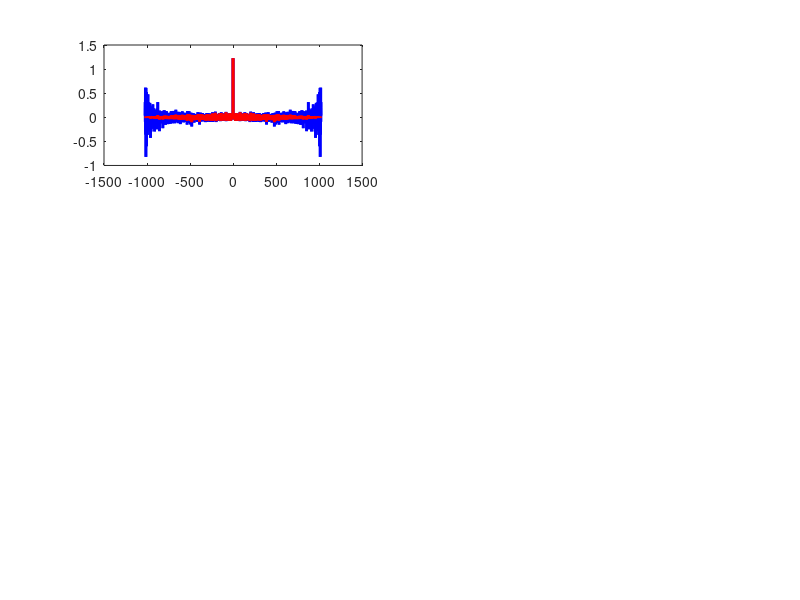

MATLAB code to generate this figure: (Note: this script raises an error after producing the figure.)
%% Classical and Modern Spectrum Estimation
% Author: Ciara Gibbs
% CID: 01498482
% Last edit: 28/02/22
% Question 1.3 - Periodogram-based methods applied to real-world data
clear;
clc;
close all;

%% Part a: biased and unbiased ACF estimates
% number of signal samples
sampNo = 1024;
WGN = wgn(1,sampNo,1);
sampVec = 0:sampNo-1;
fs = 0.5;
sineWave = sin(sampVec*0.1) +  WGN;
filtWGN = filter([1/4 1/4 1/4 1/4], 1, WGN);

% calculate biased  ACF estimates of the signal
[WGN_b, WGN_lag] = xcorr(WGN, 'biased');
[sineWave_b, sineWave_lag] = xcorr(sineWave, 'biased');
[filtWGN_b, filtWGN_lag] = xcorr(filtWGN, 'biased');

% calculate unbiased  ACF estimates of the signal
[WGN_ub, WGN_ulag] = xcorr(WGN, 'unbiased');
[sineWave_ub, sineWave_ulag] = xcorr(sineWave, 'unbiased');
[filtWGN_ub, filtWGN_ulag] = xcorr(filtWGN, 'unbiased');
% since this is filtered with a rectangular window - the Fourier transform
% of a rectangular window is a sinc function. 
% Sinc function sill result in negative values - lose the positive semi
% definitness 

% Compute the correlogram
% Since the lag component makes the data 0 centered - it needs to be
% reversed shifted using ifftshift
PSD_wgn_b = fftshift(real(fft(ifftshift(WGN_b))));
PSD_sine_b = fftshift(real(fft(ifftshift(sineWave_b))));
PSD_fwgn_b = fftshift(real(fft(ifftshift(filtWGN_b))));

PSD_wgn_ub = fftshift(real(fft(ifftshift(WGN_ub))));
PSD_sine_ub = fftshift(real(fft(ifftshift(sineWave_ub))));
PSD_fwgn_ub = fftshift(real(fft(ifftshift(filtWGN_ub))));

% Plot WGN
figure
subplot(3,2,1)
plot(WGN_lag, WGN_ub, 'Color', 'blue','LineWidth',2)
hold on
plot(WGN_lag, WGN_b, 'Color','red','LineWidth',2)
ax = gca;
ax.FontSize = 13;
xlabel('Lag Values')
xlim([-sampNo, sampNo])
ylabel('ACF')
title('WGN ACF')
legend('Unbiased','Biased')
grid on
grid minor
subplot(3,2,2)
plot(WGN_lag, PSD_wgn_ub, 'Color', 'blue','LineWidth',2)
hold on
plot(WGN_lag, PSD_wgn_b, 'Color','red','LineWidth',2)
ax = gca;
ax.FontSize = 13;
xlabel('Lag Values')
xlim([-sampNo, sampNo])
ylabel('PSD')
title('WGN Correlogram')
legend('Unbiased','Biased')
grid on
grid minor

% Plot Noisy Sine
subplot(3,2,3)
plot(sineWave_lag, sineWave_ub, 'Color', 'blue','LineWidth',2)
hold on
plot(sineWave_lag, sineWave_b, 'Color','red','LineWidth',2)
ax = gca;
ax.FontSize = 13;
xlabel('Lag Values')
xlim([-sampNo, sampNo])
ylabel('ACF')
title('Noisy Sine ACF')
legend('Unbiased','Biased')
grid on
grid minor
subplot(3,2,4)
plot(sineWave_lag, PSD_sine_ub, 'Color', 'blue','LineWidth',2)
hold on
plot(sineWave_lag, PSD_sine_b, 'Color','red','LineWidth',2)
ax = gca;
ax.FontSize = 13;
xlabel('Lag Values')
xlim([-sampNo, sampNo])
ylabel('PSD')
title('Noisy Sine Correlogram')
legend('Unbiased','Biased')
grid on
grid minor
%
subplot(3,2,5)
plot(filtWGN_lag, filtWGN_ub, 'Color', 'blue','LineWidth',2)
hold on
plot(filtWGN_lag, filtWGN_b, 'Color','red','LineWidth',2)
ax = gca;
ax.FontSize = 13;
xlabel('Lag Values')
xlim([-sampNo, sampNo])
ylabel('ACF')
title('Filtered WGN ACF')
legend('Unbiased','Biased')
grid on
grid minor
subplot(3,2,6)
plot(filtWGN_lag, PSD_fwgn_ub, 'Color', 'blue','LineWidth',2)
hold on
plot(filtWGN_lag, PSD_fwgn_b, 'Color','red','LineWidth',2)
ax = gca;
ax.FontSize = 13;
xlabel('Lag Values')
xlim([-sampNo, sampNo])
ylabel('PSD ')
title('Filtered WGN Correlogram')
legend('Unbiased','Biased')
grid on
grid minor
set(gcf,'color','w')


%% Part b: Plotting the PSD 

sampFreq = 10;
N = 1024;
n = 0:1/(2*sampFreq):sampFreq;
test_signal = [1.5*sin(2*pi*n*1) + 0.8*sin(2*pi*n*0.3) + 0.6*sin(2*pi*n*1.5) zeros(1, N-length(n))];
all_psds = zeros(100, N*2-1);

figure
hold on
for i = 1:100

    corrupted_signal = test_signal + wgn(length(test_signal), 1, 1)';
    % Correlogram
    [all_its_b, all_its_lag] = xcorr(corrupted_signal, 'biased');
    all_psds(i,:) = fftshift(real(fft(ifftshift(all_its_b))));
    subplot(1,2,1)
    plot((all_its_lag/max(all_its_lag))*sampFreq, real(all_psds(i,:)),'color','c','LineWidth',1.5);
    hold on
end

% Mean
plot((all_its_lag/max(all_its_lag))*sampFreq, mean(real(all_psds)),'color','b','LineWidth',1.5);
xlim([0,3])
ax = gca;
ax.FontSize = 15;
xlabel('Frequency (Hz)')
ylabel('PSD')
set(gca,'fontsize',15)
title('Realisations and Mean of the Power Spectral Density','fontsize',16)
grid on 
grid minor
subplot(1,2,2)
% Standard Deviation
plot((all_its_lag/max(all_its_lag))*sampFreq, std(real(all_psds)),'color','r','LineWidth',1.5);
xlim([0,3])
ax = gca;
ax.FontSize = 15;
xlabel('Frequency (Hz)')
ylabel('PSD')
set(gca,'fontsize',15)
title('Standard Deviation of the Power Spectral Density','fontsize',16)
grid on
grid minor
set(gcf,'color','w')

%% Part c: Realisations in dB

sampFreq = 10;
N = 1024;
n = 0:1/(2*sampFreq):sampFreq;
test_signal = [1.5*sin(2*pi*n*1) + 0.8*sin(2*pi*n*0.3) + 0.6*sin(2*pi*n*1.5) zeros(1, N-length(n))];
all_psds = zeros(100, N*2-1);

figure
hold on
for i = 1:100

    corrupted_signal = test_signal + wgn(length(test_signal), 1, 1)';
    % Correlogram
    [all_its_b, all_its_lag] = xcorr(corrupted_signal, 'biased');
    all_psds(i,:) = fftshift(real(fft(ifftshift(all_its_b))));
    subplot(1,2,1)
    plot((all_its_lag/max(all_its_lag))*sampFreq, 10*log10(real(all_psds(i,:))),'color','c','LineWidth',1.5);
    hold on
end

% Mean
plot((all_its_lag/max(all_its_lag))*sampFreq, 10*log10(mean(real(all_psds))),'color','b','LineWidth',1.5);
xlim([0,3])
ax = gca;
ax.FontSize = 15;
xlabel('Frequency (Hz)')
ylabel('PSD(dB)')
ylim([-30,20])
title('Realisations and Mean of the Power Spectral Density','fontsize',16)
grid on
grid minor
subplot(1,2,2)
% Standard Deviation
plot((all_its_lag/max(all_its_lag))*sampFreq, std(10*log10(real(all_psds))),'color','r','LineWidth',1.5);
xlim([0,3])
ax = gca;
ax.FontSize = 15;
xlabel('Frequency (Hz)')
ylabel('PSD (dB)')
ylim([1,8])
title('Standard Deviation of the Power Spectral Density','fontsize',16)
grid on
grid minor
set(gcf,'color','w')

%% Part d: Complex Exponential Realisations

N= 1024;
n1 = [20 30 40];
n2 = [45 50 55 100];
colors = {'b','r','m','c'};
figure
hold on
subplot(1,2,1)
for i = 1: length(n1)
    
    n = 0:n1(i);
    noise = 0.2/sqrt(2)*(randn(size(n))+1j*randn(size(n)));
    corrupted_signal = exp(1j*2*pi*0.3*n) + exp(1j*2*pi*0.32*n) + noise;
    zero_padding = zeros(1, N-length(corrupted_signal));
    psd_data = abs((fft([corrupted_signal zero_padding]))./length(n));
    f_axis = [0:N-1]/N;
    plot(f_axis, 10*log10(psd_data),'color',colors{i},'LineWidth',1.5)
    hold on
end
ax = gca;
ax.FontSize = 14;
xlabel('Frequency (Hz)')
ylabel('Power Spectral Density (dB)')
title('PSD: Noise-Corrupted Complex Exponential Signal','fontsize',14)
xlim([0.2 0.5])
legend('N=20','N=35','N=40')
grid on
grid minor
subplot(1,2,2)
for i = 1: length(n2)
    
    n = 0:n2(i)-1;
    noise = 0.2/sqrt(2)*(randn(size(n))+1j*randn(size(n)));
    corrupted_signal = exp(1j*2*pi*0.3*n) + exp(1j*2*pi*0.32*n) + noise;
    zero_padding = zeros(1, N-length(corrupted_signal));
    psd_data = abs((fft([corrupted_signal zero_padding]))./length(n));
    f_axis = [0:N-1]/N;
    plot(f_axis,10*log10(psd_data),'color',colors{i},'LineWidth',1.5)
    hold on
end
ax = gca;
ax.FontSize = 14;
xlabel('Frequency (Hz)')
ylabel('Power Spectral Density (dB)')
xlim([0.2 0.5])
title('PSD: Noise-Corrupted Complex Exponential Signal','fontsize',14)
legend('N=45','N=50','N=55','N=100')
grid on
grid minor
set(gcf,'color','w')

%% Part e: MUSIC Algorithm

close all
N = 256;
n = 0:(30-1);
test_signal = [ exp(1j*2*pi*0.3*n) + exp(1j*2*pi*0.32*n) zeros(1, N - length(n))];
p = 2;
all_psds = zeros(100, 256);
figure
hold on
subplot(1,2,1)
for i = 1:100

    noise = 0.2/sqrt(2)*(randn(size(n))+1j*randn(size(n)));
    corrupted_signal = exp(1j*2*pi*0.3*n) + exp(1j*2*pi*0.32*n) + noise;
    [~, R] = corrmtx(corrupted_signal, 14, 'mod');
    [all_psds(i, :), F] = pmusic(R, p, [ ], 1);
    plot(F, all_psds(i, :), 'color','c','LineWidth',1.5)
    hold on;

end

% mean
plot(F, mean(all_psds),'color','b','LineWidth',1.5)
ax = gca;
ax.FontSize = 14;
ylabel('Power Spectral Density')
xlabel('Frequency ($\pi$ radians)','Interpreter','latex')
xlim([0.2 0.4])
title('MUSIC Pseudospectrum - Realisations and Mean','Interpreter','latex','fontsize',15)
grid on
grid minor
% standard deviation
subplot(1,2,2)
plot(F, std(all_psds),'color','r','LineWidth',1.5)
ax = gca;
ax.FontSize = 14;
ylabel('Power Spectral Density')
xlabel('Frequency ($\pi$ radians)','Interpreter','latex')
xlim([0.2 0.4])
title('MUSIC Psuedospectrum - Standard Deviation','Interpreter','latex','fontsize',15)
grid on
grid minor
set(gcf,'color','w')

